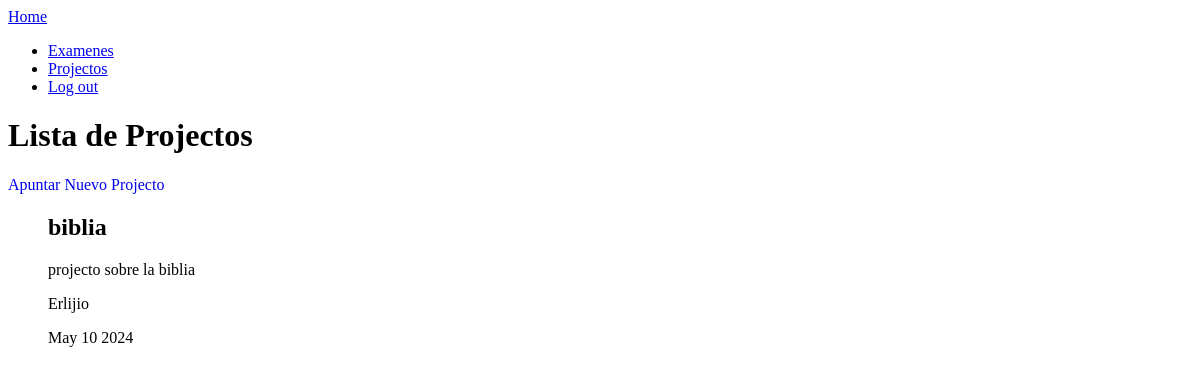
Before: /projects/ (signed in) with the older database file.
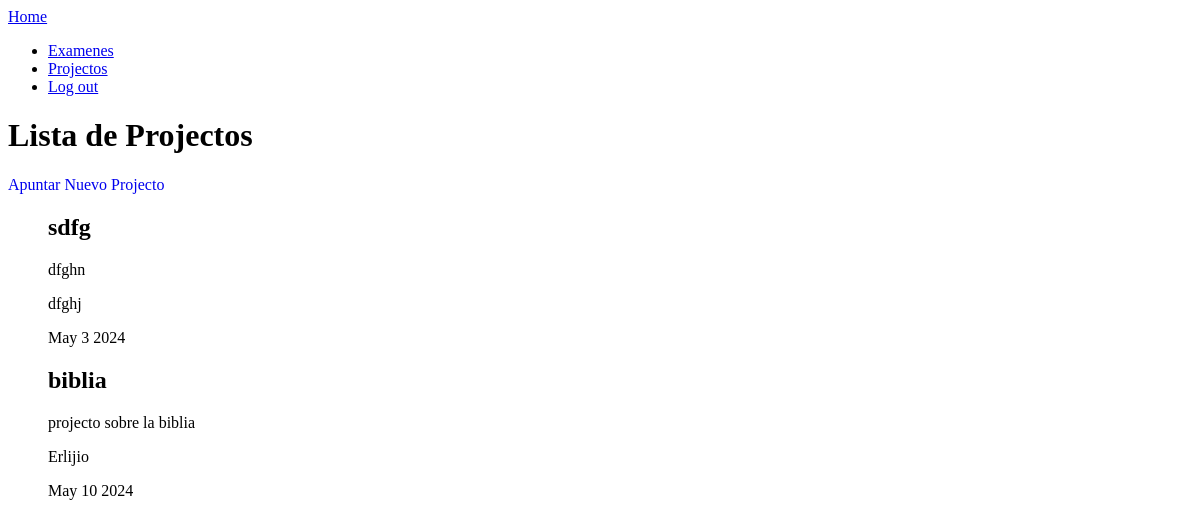
After: the same page with the newer database file.
### mycalendar/models.py (models this page shows, shortened)
class Project(models.Model):
    title = models.CharField(max_length=200)
    description = models.TextField(blank=True)
    subject = models.CharField(max_length=200)
    created = models.DateTimeField(auto_now_add=True)
    examdate = models.DateTimeField(blank=True)
    important = models.BooleanField(default=False)
    user = models.ForeignKey(User, on_delete=models.CASCADE)

### mycalendar/views.py (the view)
# urls.py: path('projects/', views.projects, name='projects'),
@login_required
def projects(request):
    projects = Project.objects.filter(user=request.user)
    return render(request, 'project_/projects.html', {
        'projects': projects
    })

### mycalendar/templates/project_/projects.html
{% extends "base.html" %} {% block content %}
<main>
  <div>
    <h1>Lista de Projectos</h1>
    <a style="text-decoration: none" href="{% url 'create_project' %}"
      >Apuntar Nuevo Projecto</a
    >
    <ul>
      {% for project in projects|dictsort:"examdate" %}
      <a
        style="text-decoration: none; color: black"
        href="{% url 'project_detail' project.id %}"
      >
        <header>
          {% if project.important %}
          <h2>{{project.title}}</h2>
          {% else %}
          <h3>{{project.title}}</h3>
          {% endif %}
        </header>
        <p>{{project.description}}</p>
        <p>{{project.subject}}</p>
        <p>{{project.examdate|date:'M j Y'}}</p>
        {% endfor %}
      </a>
    </ul>
  </div>
</main>
{% endblock %}

Changed rows visible on the page:
added Project: title "sdfg", description "dfghn", subject "dfghj", examdate "May 3 2024"
